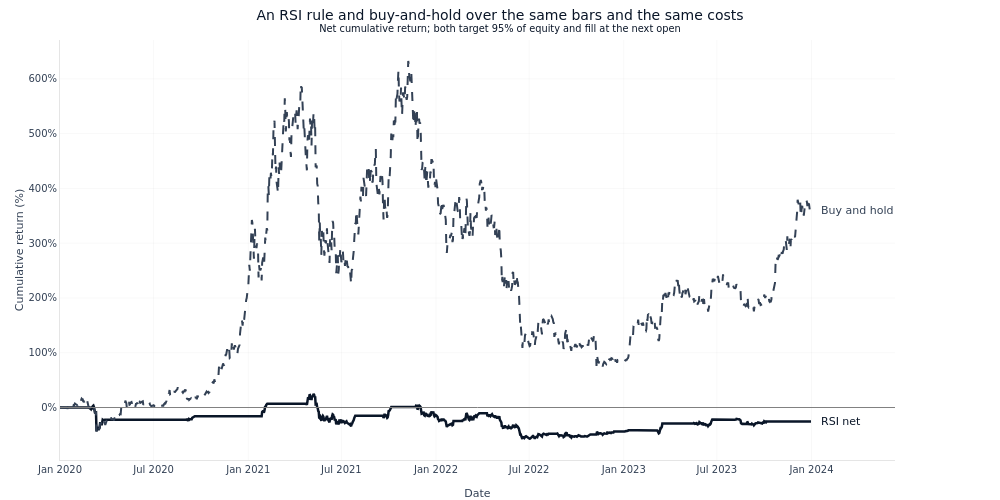

Notebook cell for this chart:
### Markdown cell above
Beta below one is what a rule that is out of the market much of the time looks like: it cannot
participate in a move it is not positioned for. That is a statement about exposure, not about
skill. A strategy can lower its beta to any level by trading less, and the alpha figure in the
table above is the one that asks whether the time it *was* invested was chosen well.

### Code cell
fig = plot_cumulative_returns(
    analysis_net,
    benchmark_label="Buy and hold",
    show_benchmark=True,
    log_scale=False,
)
fig.data[0].name = "RSI net"
fig.data[1].name = "Buy and hold"
fig.data[0].line.color = COLORS["blue"]
fig.data[1].line.color = COLORS["neutral"]
for trace in fig.data:
    add_annotation(
        fig,
        text=trace.name,
        x=trace.x[-1],
        y=trace.y[-1],
        xref="x",
        yref="y",
        xshift=8,
        xanchor="left",
        yanchor="middle",
        font={"color": trace.line.color, "size": 11},
    )
fig.update_layout(
    title=(
        "An RSI rule and buy-and-hold over the same bars and the same costs"
        f"<br><sup>Net cumulative return; both target {POSITION_SIZE:.0%} of equity and fill at "
        "the next open</sup>"
    ),
    yaxis_title="Cumulative return (%)",
    height=500,
    margin={"r": 105},
)
fig.show()

### Figure 1 — Plotly figure (JSON) as saved in the notebook; plotly's stock layout.template omitted (floating-point values rounded to 4 significant figures; data arrays with more than 128 entries replaced by an {"elided": "..."} marker saying what was removed)
{"data": [{"hovertemplate": "Date: %{x}<br>Return: %{y:.2%}<extra></extra>", "line": {"color": "#0a1628", "width": 2.5}, "mode": "lines", "name": "RSI net", "type": "scatter", "x": {"elided": "1461 str values"}, "y": {"elided": "1461 float values"}}, {"hovertemplate": "Date: %{x}<br>Return: %{y:.2%}<extra></extra>", "line": {"color": "#334155", "dash": "dash", "width": 2.0}, "mode": "lines", "name": "Buy and hold", "type": "scatter", "x": {"elided": "1461 str values"}, "y": {"elided": "1461 float values"}}], "layout": {"annotations": [{"font": {"color": "#0a1628", "size": 11}, "showarrow": false, "text": "RSI net", "x": "2023-12-31", "xanchor": "left", "xref": "x", "xshift": 8, "y": -0.2547, "yanchor": "middle", "yref": "y"}, {"font": {"color": "#334155", "size": 11}, "showarrow": false, "text": "Buy and hold", "x": "2023-12-31", "xanchor": "left", "xref": "x", "xshift": 8, "y": 3.603, "yanchor": "middle", "yref": "y"}], "font": {"color": "#334155", "family": "DM Sans, DejaVu Sans, sans-serif", "size": 12}, "height": 500, "hoverlabel": {"bgcolor": "white", "font": {"family": "DM Sans, DejaVu Sans, sans-serif", "size": 13}}, "hovermode": "x unified", "legend": {"x": 0.01, "xanchor": "left", "y": 0.99, "yanchor": "top"}, "margin": {"b": 40, "l": 60, "r": 105, "t": 40}, "paper_bgcolor": "rgba(0,0,0,0)", "plot_bgcolor": "rgba(0,0,0,0)", "shapes": [{"line": {"color": "gray", "dash": "solid", "width": 1}, "type": "line", "x0": 0, "x1": 1, "xref": "x domain", "y0": 0, "y1": 0, "yref": "y"}], "showlegend": false, "title": {"text": "An RSI rule and buy-and-hold over the same bars and the same costs<br><sup>Net cumulative return; both target 95% of equity and fill at the next open</sup>"}, "width": 1000, "xaxis": {"gridcolor": "rgba(0,0,0,0.06)", "linecolor": "rgba(0,0,0,0.1)", "title": {"text": "Date"}, "zeroline": false}, "yaxis": {"gridcolor": "rgba(0,0,0,0.06)", "linecolor": "rgba(0,0,0,0.1)", "tickformat": ".0%", "title": {"text": "Cumulative return (%)"}, "zeroline": false}}}
